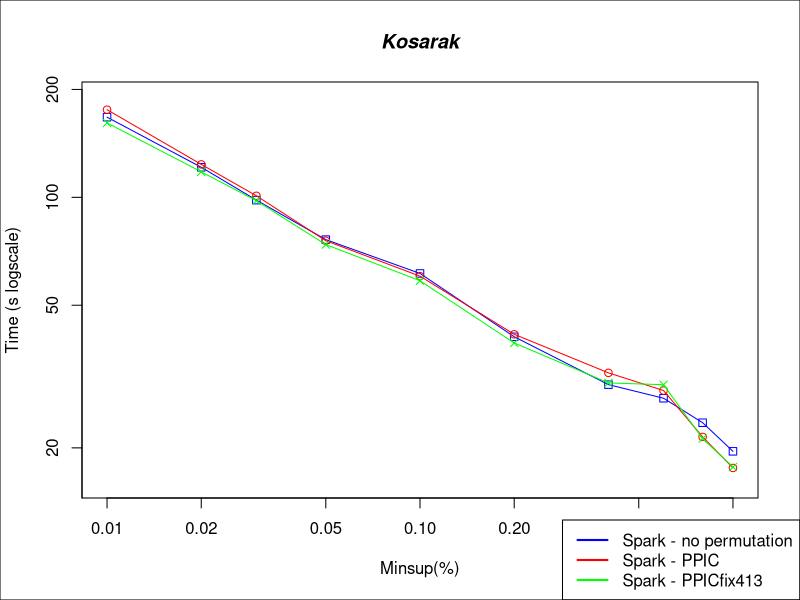

This figure's R source:

#DATA
x <- c(0.0001, 0.0002, 0.0003, 0.0005, 0.001, 0.002, 0.004, 0.006, 0.008, 0.01)*100

sparkNP <- c(167320, 121293, 98226, 76204, 61322, 40828, 30018, 27505, 23504, 19560)/1000
sparkPPIC <- c(175576, 123555, 100985, 75667, 60254, 41474, 32382, 28901, 21455, 17580)/1000
sparkPPICFix <- c(161280, 117803, 97836, 73816, 58512, 39230, 30358, 30003, 21223, 17680)/1000

#PLOT
plot(x,sparkNP, log = "xy", type="o", pch=0, xlab="Minsup(%)", ylab="Time (s logscale)", col="blue", ylim=c(16, 190))
lines(x,sparkPPIC, col="red", type="o", pch=1)
lines(x,sparkPPICFix, col="green", type="o", pch=4)

title(main="Kosarak", font.main=4)

par(fig = c(0, 1, 0, 1), oma = c(0, 0, 0, 0), mar = c(0, 0, 0, 0), new = TRUE)
plot(0, 0, type = "n", bty = "n", xaxt = "n", yaxt = "n")

#Pretty up
legend("bottomright", legend=c("Spark - no permutation", "Spark - PPIC", "Spark - PPICfix413"), lty=c(1,1),lwd=c(2,2), col=c("blue","red", "green"))
box()
